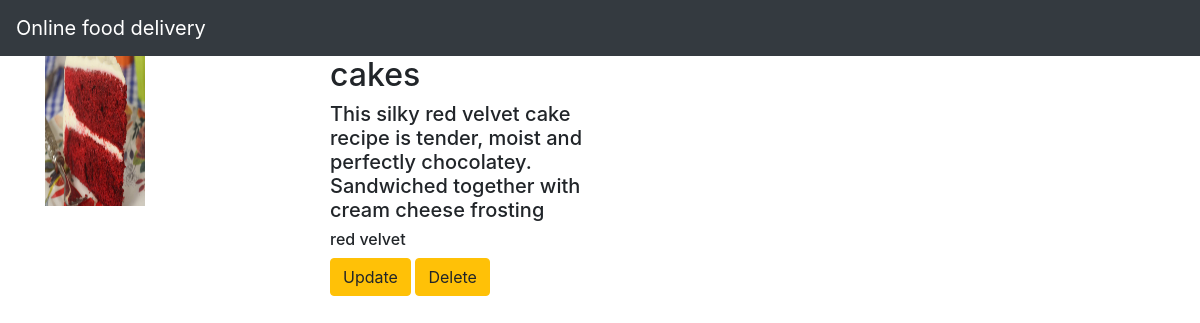
Screenshot of /rest/7/ with the database file from the repository.
### restapp/models.py (models this page shows, shortened)
class Rest(models.Model):
    name = models.CharField(max_length=250)
    desc = models.TextField()
    flavour = models.TextField()
    img = models.ImageField(upload_to='profile_img/')

### restapp/views.py (the view)
# urls.py: path('rest/<int:rest_id>/',views.detail,name='detail'),
def detail(request,rest_id):
    rest=Rest.objects.get(id=rest_id)
    return render(request,"detail.html",{'rest':rest})

### templates/detail.html
{% extends 'base.html' %}
{% block body %}
<div class="container">
    <div class="row">
        <div class="col-md-3">
            <img src="{{rest.img.url}}" width="100" height="150"/>
        </div>
    <div class="col-md-3">
        <h2>{{rest.name}}</h2>
        <h5>{{rest.desc}}</h5>
        <h6>{{rest.flavour}}</h6>
      <a class="btn btn-warning" href="{% url 'restapp:update' rest.id %}">Update</a>
      <a class="btn btn-warning" href="{% url 'restapp:delete' rest.id %}">Delete</a>
     </div>
   </div>
</div>
{% endblock %}

### static/style.css (style rules this page uses)
body { background-color:white; }

### rows the page displays
Rest: img (picture), name "cakes", desc "This silky red velvet cake recipe is tender, moist and perfectly chocolatey. Sandwiched together with cream cheese frosting", flavour "red velvet"
